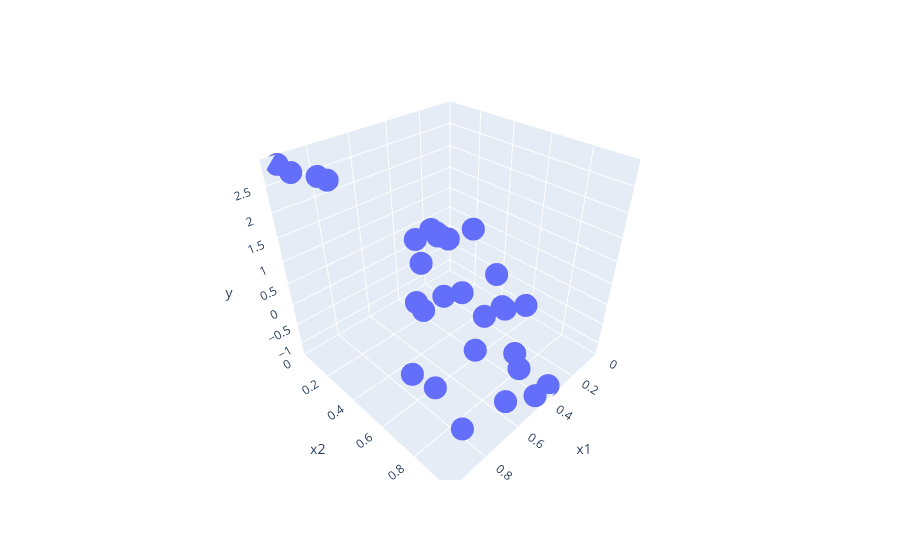

Notebook code for this chart:
### Code cell
df = pd.DataFrame(np.array([x[:, 0], x[:, 1], y]).T, columns=['x1', 'x2', 'y'])
fig = px.scatter_3d(df, x='x1', y='x2', z='y')

fig.update_layout(scene = dict(
                        xaxis=dict(
                            nticks=10, range=[0, 1]
                            ), 
                        yaxis=dict(
                            nticks=10, range=[0, 1]
                            ),
                        )
                  )
fig.show()

### Figure 1 — Plotly figure (JSON) as saved in the notebook; plotly's stock layout.template omitted (floating-point values rounded to 4 significant figures)
{"data": [{"hovertemplate": "x1=%{x}<br>x2=%{y}<br>y=%{z}<extra></extra>", "legendgroup": "", "marker": {"color": "#636efa", "symbol": "circle"}, "mode": "markers", "name": "", "scene": "scene", "showlegend": false, "type": "scatter3d", "x": [0.9439, 0.4345, 0.801, 0.4531, 0.3412, 0.3058, 0.9241, 0.2664, 0.5814, 0.9096, 0.3626, 0.0946, 0.3509, 0.7478, 0.4127, 0.7654, 0.9773, 0.7407, 0.3549, 0.5854, 0.929, 0.4662, 0.1447, 0.6539, 0.2738, 0.473, 0.3755, 0.06463, 0.6225, 0.5172], "y": [0.01729, 0.6466, 0.04581, 0.871, 0.2787, 0.2915, 0.849, 0.6303, 0.4052, 0.04485, 0.2784, 0.6276, 0.9646, 0.5597, 0.8126, 0.057, 0.7914, 0.5917, 0.2623, 0.5465, 0.9879, 0.5389, 0.4687, 0.9613, 0.618, 0.9804, 0.2474, 0.2323, 0.7651, 0.2991], "z": [2.836, -0.07094, 2.465, -0.7068, 0.8465, 0.737, 0.3013, -0.3581, 0.9474, 2.685, 0.8901, -0.6935, -1.192, 0.8166, -0.6125, 2.36, 0.5804, 0.7062, 0.9228, 0.5313, -0.1057, 0.3156, -0.1167, -0.5761, -0.3063, -0.9951, 1.009, 0.4325, -0.05034, 1.137]}], "layout": {"legend": {"tracegroupgap": 0}, "margin": {"t": 60}, "scene": {"domain": {"x": [0, 1], "y": [0, 1]}, "xaxis": {"nticks": 10, "range": [0, 1], "title": {"text": "x1"}}, "yaxis": {"nticks": 10, "range": [0, 1], "title": {"text": "x2"}}, "zaxis": {"title": {"text": "y"}}}}}
